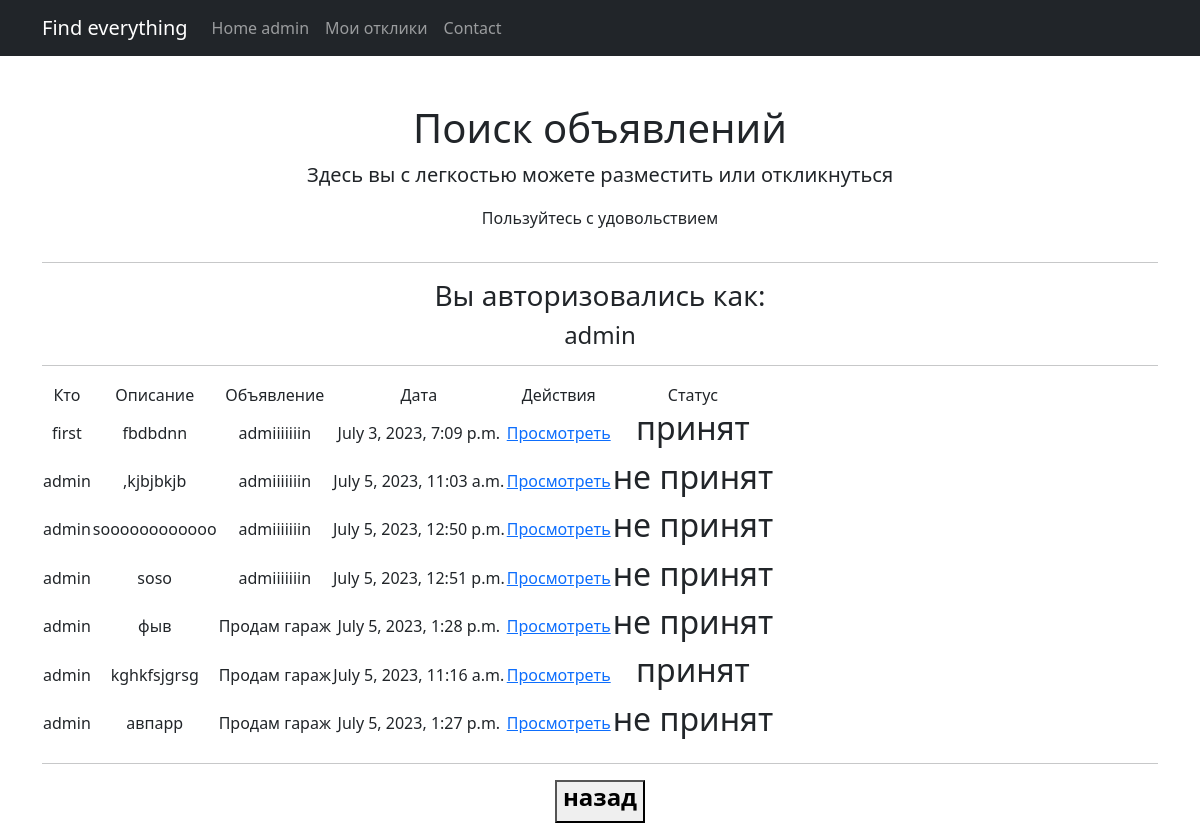
Page /adverts/response/ (signed in) on the earlier database version.
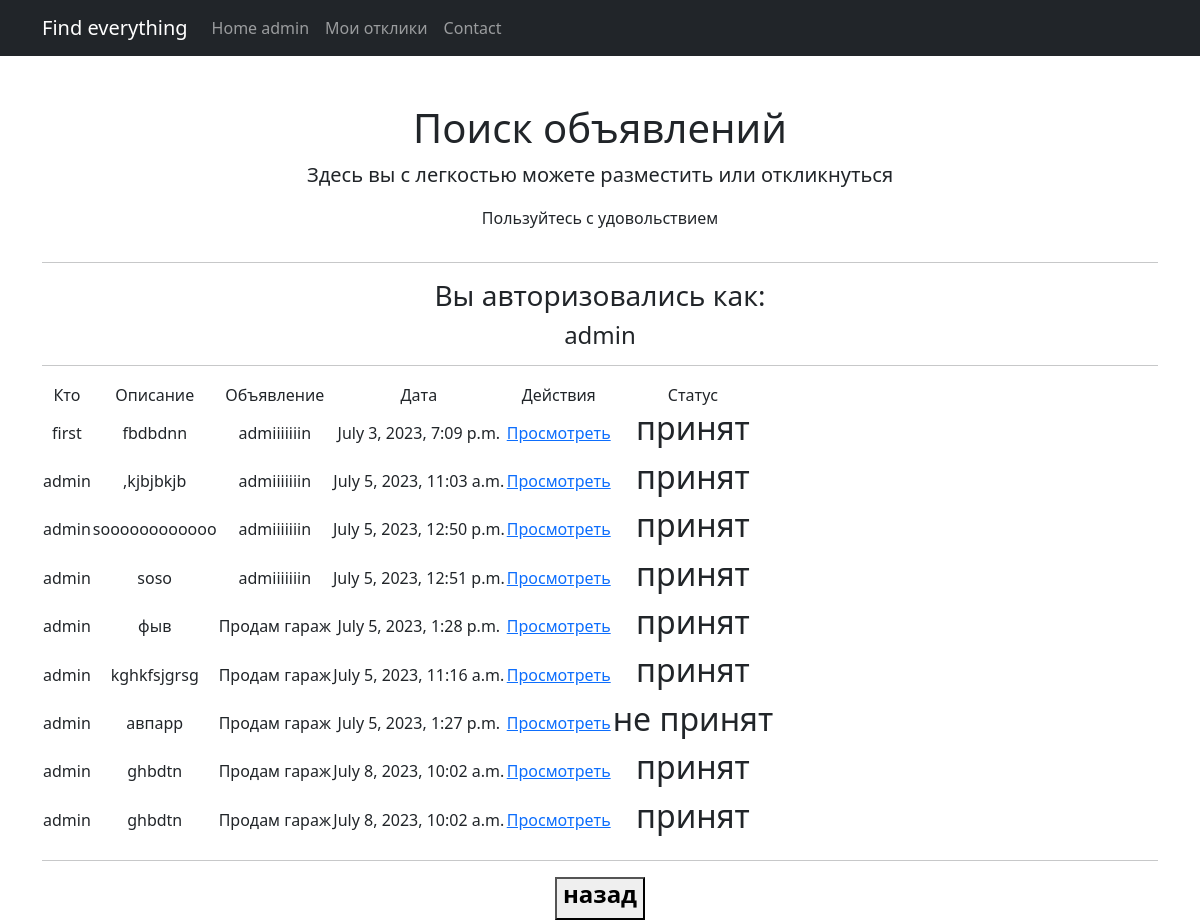
Same page on the later database version.
### advert/models.py (models this page shows, shortened)
class Response(models.Model):
    text = models.TextField()
    advertResponse = models.ForeignKey(Advert, on_delete=models.CASCADE)
    authorResponse = models.ForeignKey(User, on_delete=models.CASCADE) # self.request.user
    status = models.BooleanField(default=False)
    createDate = models.DateTimeField(auto_now_add=True)

class Advert(models.Model):
    author = models.ForeignKey(User, on_delete=models.CASCADE)
    category = models.CharField(max_length=12, choices=CATEGORY_CHOICES, default='dd')
    title = models.CharField(max_length=50)
    text = models.TextField()
    createDate = models.DateTimeField(auto_now_add=True)

### advert/views.py (the view)
# urls.py: path('response/', views.MyResponses.as_view(), name='my_responses'),  #по этой ссылке работает просмотр всех откликов
class MyResponses(LoginRequiredMixin, ListView):
    raise_exception = True
    model = Response
    ordering = '-createDate'
    template_name = 'my_responses.html'
    context_object_name = 'responses'
    paginate_by = 5
    def get_context_data(self, **kwargs):
        context = super().get_context_data(**kwargs)
        context['time_now'] = datetime.utcnow()
        myresp = Response.objects.filter(advertResponse__author=self.request.user)
        context['myresp'] = myresp
        return context

### templates/my_responses.html (shortened to what this page needs)
{% extends 'flatpages/default.html' %}
{% block content %}
<hr>
<h3>Вы авторизовались как:</h3>
        <h4>{{user.username}}</h4>
   {% if responses %}
            <table>
           <tr>
               <td>Кто</td>
               <td>Описание</td>
               <td>Объявление</td>
               <td>Дата</td>
               <td>Действия</td>
               <td>Cтатус</td>
           </tr>
           {% for response in myresp %}
           <tr>
               <td>{{ response.authorResponse }}</td>
               <td>{{ response.text|truncatewords:2 }}</td>
               <td>{{ response.advertResponse.title }}</td>
               <td>{{ response.createDate }}</td>
               <td>
                    <a href="{% url 'response' pk=response.id %}">Просмотреть</a>
               </td>
                    {% if response.status %}
                        <td><h2>принят</h2></td>
                    {% else %}
                         <td><h2>не принят</h2></td>
                    {% endif %}
           </tr>
           {% endfor %}
           <hr>
       </table>
   {% else %}
       <h2>Откликов нет!</h2>
   {% endif %}
<hr>
<button>
     <a class="nav-link" href="{% url 'advert_list' %}">
          <h4><strong>назад</strong></h4>
      </a>
  </button>
{% endblock content %}

### templates/flatpages/default.html (shortened to what this page needs)
<!DOCTYPE html>
<html lang="en">
{% load static %}
    <head>
        <link href="{% static 'css/styles.css' %}" rel="stylesheet" />
    </head>
    <body>
       <nav class="navbar navbar-expand-lg navbar-dark bg-dark static-top">
   <div class="container">
       <a class="navbar-brand" href="#">Find everything</a>
       <div class="collapse navbar-collapse" id="navbarResponsive">
           <ul class="navbar-nav ml-auto">
               <li class="nav-item active">
                   <a class="nav-link" href="/adverts">Home
                       <span class="sr-only">{{user.username}}</span>
                   </a>
               </li>
               <li class="nav-item">
                   <a class="nav-link" href="/adverts/response/">Мои отклики</a>
               </li>
               <li class="nav-item">
                   <a class="nav-link" href="/adverts/contacts/">Contact</a>
               </li>
           </ul>
       </div>
   </div>
</nav>
        <div class="container">
            <div class="text-center mt-5">
                <h1>Поиск объявлений</h1>
                <p class="lead">Здесь вы с легкостью можете разместить или откликнуться</p>
                <p>Пользуйтесь с удовольствием</p>
            </div>
            <div class="row">
                 <div class="col-lg-12 text-center">
                    {% block content %}{% endblock content %}
            </div>
   </div>
        </div>
    </body>
</html>

Differences in the rows shown:
changed Response ",kjbjbkjb": status "не принят" → "принят"
changed Response "soooooooooooo": status "не принят" → "принят"
changed Response "soso": status "не принят" → "принят"
changed Response "фыв": status "не принят" → "принят"
added Response: authorResponse "admin", text "ghbdtn", advertResponse "Продам гараж", createDate "July 8, 2023, 10:02 a.m.", status "принят"
added Response: authorResponse "admin", text "ghbdtn", advertResponse "Продам гараж", createDate "July 8, 2023, 10:02 a.m.", status "принят"
